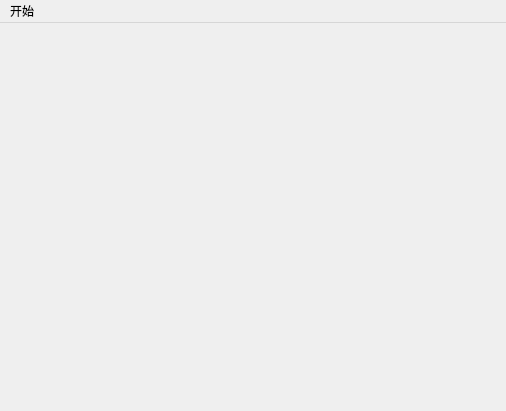
<?xml version="1.0" encoding="UTF-8"?>
<ui version="4.0">
 <class>MainScene</class>
 <widget class="QMainWindow" name="MainScene">
  <property name="geometry">
   <rect>
    <x>0</x>
    <y>0</y>
    <width>506</width>
    <height>411</height>
   </rect>
  </property>
  <property name="windowTitle">
   <string>MainScene</string>
  </property>
  <widget class="QWidget" name="centralWidget"/>
  <widget class="QMenuBar" name="menuBar">
   <property name="geometry">
    <rect>
     <x>0</x>
     <y>0</y>
     <width>506</width>
     <height>26</height>
    </rect>
   </property>
   <property name="minimumSize">
    <size>
     <width>0</width>
     <height>0</height>
    </size>
   </property>
   <property name="maximumSize">
    <size>
     <width>100000</width>
     <height>40</height>
    </size>
   </property>
   <widget class="QMenu" name="menu">
    <property name="maximumSize">
     <size>
      <width>16777215</width>
      <height>50</height>
     </size>
    </property>
    <property name="title">
     <string>开始</string>
    </property>
    <addaction name="actionOut"/>
   </widget>
   <addaction name="menu"/>
  </widget>
  <action name="actionOut">
   <property name="text">
    <string>退出</string>
   </property>
  </action>
 </widget>
 <layoutdefault spacing="6" margin="11"/>
 <resources/>
 <connections/>
</ui>
